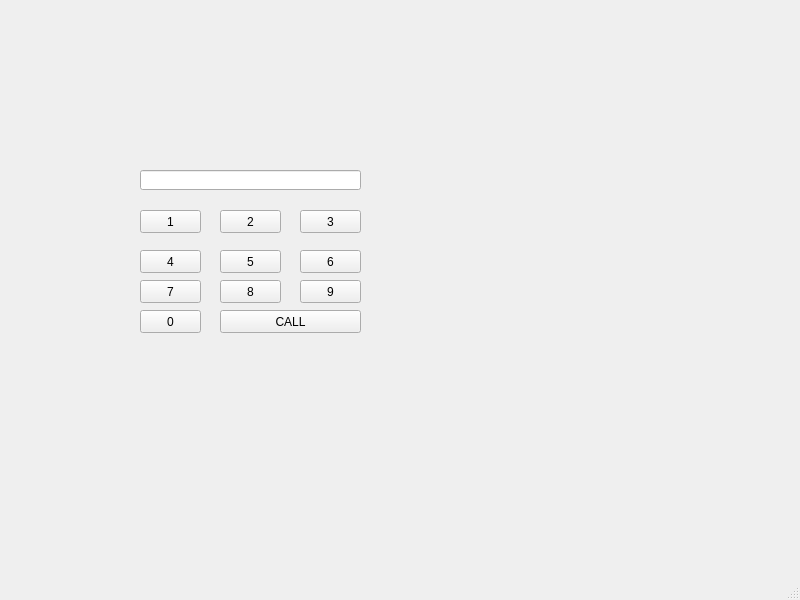
<?xml version="1.0" encoding="UTF-8"?>
<ui version="4.0">
 <class>MainWindow</class>
 <widget class="QMainWindow" name="MainWindow">
  <property name="geometry">
   <rect>
    <x>0</x>
    <y>0</y>
    <width>800</width>
    <height>600</height>
   </rect>
  </property>
  <property name="windowTitle">
   <string>MainWindow</string>
  </property>
  <widget class="QWidget" name="centralwidget">
   <widget class="QLineEdit" name="le">
    <property name="geometry">
     <rect>
      <x>140</x>
      <y>170</y>
      <width>221</width>
      <height>20</height>
     </rect>
    </property>
    <property name="text">
     <string/>
    </property>
   </widget>
   <widget class="QPushButton" name="pbCall">
    <property name="geometry">
     <rect>
      <x>220</x>
      <y>310</y>
      <width>141</width>
      <height>23</height>
     </rect>
    </property>
    <property name="text">
     <string>CALL</string>
    </property>
   </widget>
   <widget class="QPushButton" name="pb1">
    <property name="geometry">
     <rect>
      <x>140</x>
      <y>210</y>
      <width>61</width>
      <height>23</height>
     </rect>
    </property>
    <property name="text">
     <string>1</string>
    </property>
   </widget>
   <widget class="QPushButton" name="pb2">
    <property name="geometry">
     <rect>
      <x>220</x>
      <y>210</y>
      <width>61</width>
      <height>23</height>
     </rect>
    </property>
    <property name="text">
     <string>2</string>
    </property>
   </widget>
   <widget class="QPushButton" name="pb3">
    <property name="geometry">
     <rect>
      <x>300</x>
      <y>210</y>
      <width>61</width>
      <height>23</height>
     </rect>
    </property>
    <property name="text">
     <string>3</string>
    </property>
   </widget>
   <widget class="QPushButton" name="pb4">
    <property name="geometry">
     <rect>
      <x>140</x>
      <y>250</y>
      <width>61</width>
      <height>23</height>
     </rect>
    </property>
    <property name="text">
     <string>4</string>
    </property>
   </widget>
   <widget class="QPushButton" name="pb6">
    <property name="geometry">
     <rect>
      <x>300</x>
      <y>250</y>
      <width>61</width>
      <height>23</height>
     </rect>
    </property>
    <property name="text">
     <string>6</string>
    </property>
   </widget>
   <widget class="QPushButton" name="pb5">
    <property name="geometry">
     <rect>
      <x>220</x>
      <y>250</y>
      <width>61</width>
      <height>23</height>
     </rect>
    </property>
    <property name="text">
     <string>5</string>
    </property>
   </widget>
   <widget class="QPushButton" name="pb7">
    <property name="geometry">
     <rect>
      <x>140</x>
      <y>280</y>
      <width>61</width>
      <height>23</height>
     </rect>
    </property>
    <property name="text">
     <string>7</string>
    </property>
   </widget>
   <widget class="QPushButton" name="pb9">
    <property name="geometry">
     <rect>
      <x>300</x>
      <y>280</y>
      <width>61</width>
      <height>23</height>
     </rect>
    </property>
    <property name="text">
     <string>9</string>
    </property>
   </widget>
   <widget class="QPushButton" name="pb8">
    <property name="geometry">
     <rect>
      <x>220</x>
      <y>280</y>
      <width>61</width>
      <height>23</height>
     </rect>
    </property>
    <property name="text">
     <string>8</string>
    </property>
   </widget>
   <widget class="QPushButton" name="pb0">
    <property name="geometry">
     <rect>
      <x>140</x>
      <y>310</y>
      <width>61</width>
      <height>23</height>
     </rect>
    </property>
    <property name="text">
     <string>0</string>
    </property>
   </widget>
  </widget>
  <widget class="QMenuBar" name="menubar">
   <property name="geometry">
    <rect>
     <x>0</x>
     <y>0</y>
     <width>800</width>
     <height>21</height>
    </rect>
   </property>
  </widget>
  <widget class="QStatusBar" name="statusbar"/>
 </widget>
 <resources/>
 <connections/>
</ui>
